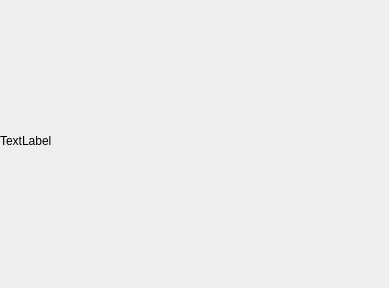
<?xml version="1.0" encoding="UTF-8"?>
<ui version="4.0">
 <class>Loading</class>
 <widget class="QWidget" name="Loading">
  <property name="geometry">
   <rect>
    <x>0</x>
    <y>0</y>
    <width>389</width>
    <height>288</height>
   </rect>
  </property>
  <property name="windowTitle">
   <string>Form</string>
  </property>
  <widget class="QLabel" name="label">
   <property name="geometry">
    <rect>
     <x>0</x>
     <y>0</y>
     <width>371</width>
     <height>281</height>
    </rect>
   </property>
   <property name="text">
    <string>TextLabel</string>
   </property>
  </widget>
 </widget>
 <resources/>
 <connections/>
</ui>
